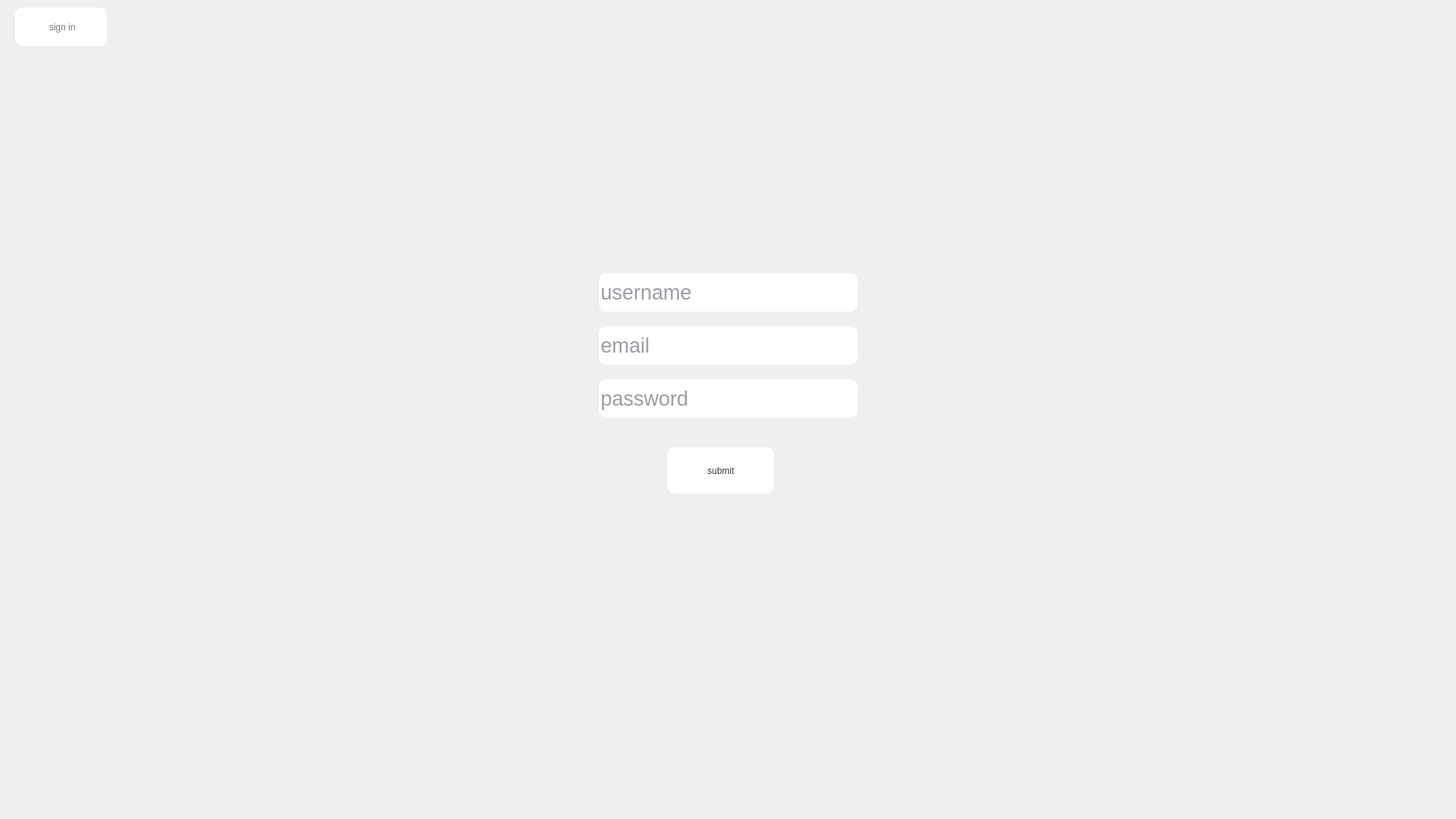
<?xml version="1.0" encoding="UTF-8"?>
<ui version="4.0">
 <class>SignUp</class>
 <widget class="QDialog" name="SignUp">
  <property name="geometry">
   <rect>
    <x>0</x>
    <y>0</y>
    <width>1920</width>
    <height>1080</height>
   </rect>
  </property>
  <property name="windowTitle">
   <string>Dialog</string>
  </property>
  <property name="styleSheet">
   <string notr="true">QDialog{
	
	background-image: url(:/background/signup3.jpg);
}</string>
  </property>
  <widget class="QPushButton" name="pushButton">
   <property name="geometry">
    <rect>
     <x>20</x>
     <y>10</y>
     <width>121</width>
     <height>51</height>
    </rect>
   </property>
   <property name="styleSheet">
    <string notr="true">border-radius:10px;
background-color: rgb(255, 255, 255);
color: rgb(119, 118, 123);
</string>
   </property>
   <property name="text">
    <string> sign in</string>
   </property>
  </widget>
  <widget class="QLineEdit" name="lineEdit">
   <property name="geometry">
    <rect>
     <x>790</x>
     <y>360</y>
     <width>341</width>
     <height>51</height>
    </rect>
   </property>
   <property name="font">
    <font>
     <pointsize>20</pointsize>
    </font>
   </property>
   <property name="styleSheet">
    <string notr="true">border-radius:10px;
background-color: rgb(255, 255, 255);
color: rgb(61, 56, 70);
opacity:2;</string>
   </property>
   <property name="placeholderText">
    <string>username</string>
   </property>
  </widget>
  <widget class="QLineEdit" name="lineEdit_2">
   <property name="geometry">
    <rect>
     <x>790</x>
     <y>430</y>
     <width>341</width>
     <height>51</height>
    </rect>
   </property>
   <property name="font">
    <font>
     <pointsize>20</pointsize>
    </font>
   </property>
   <property name="styleSheet">
    <string notr="true">border-radius:10px;
background-color: rgb(255, 255, 255);
color: rgb(61, 56, 70);
opacity:2;</string>
   </property>
   <property name="placeholderText">
    <string>email</string>
   </property>
  </widget>
  <widget class="QLineEdit" name="lineEdit_3">
   <property name="geometry">
    <rect>
     <x>790</x>
     <y>500</y>
     <width>341</width>
     <height>51</height>
    </rect>
   </property>
   <property name="font">
    <font>
     <pointsize>20</pointsize>
    </font>
   </property>
   <property name="styleSheet">
    <string notr="true">border-radius:10px;
background-color: rgb(255, 255, 255);
color: rgb(61, 56, 70);
opacity:2;</string>
   </property>
   <property name="echoMode">
    <enum>QLineEdit::Password</enum>
   </property>
   <property name="placeholderText">
    <string>password</string>
   </property>
  </widget>
  <widget class="QPushButton" name="pushButton_2">
   <property name="geometry">
    <rect>
     <x>880</x>
     <y>590</y>
     <width>141</width>
     <height>61</height>
    </rect>
   </property>
   <property name="styleSheet">
    <string notr="true">border-radius:10px;
background-color: rgb(255, 255, 255);
color: rgb(61, 56, 70);
opacity:2;</string>
   </property>
   <property name="text">
    <string>submit</string>
   </property>
  </widget>
 </widget>
 <resources/>
 <connections/>
</ui>
